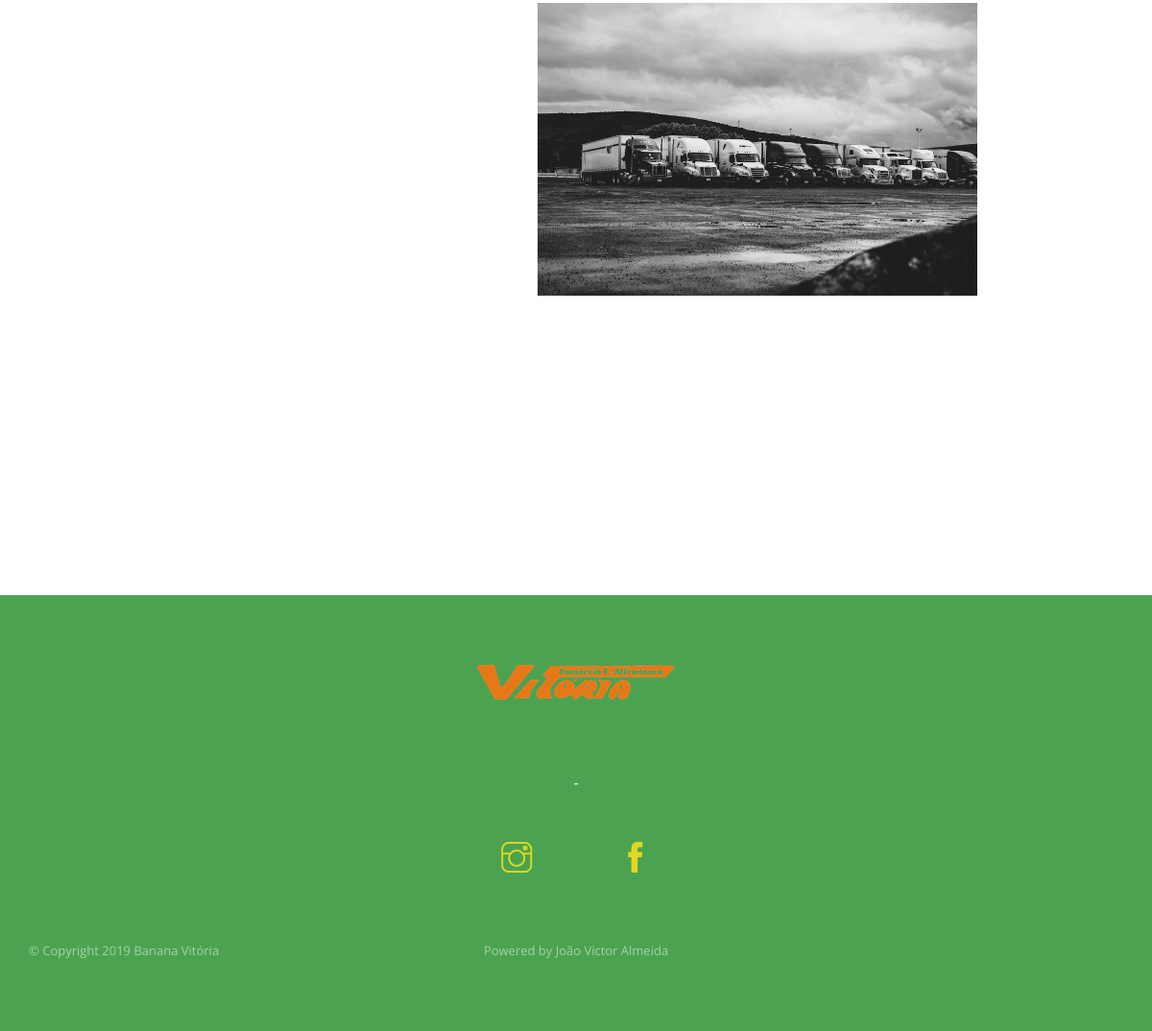
The app's page /nossafrota (lower part), older data.
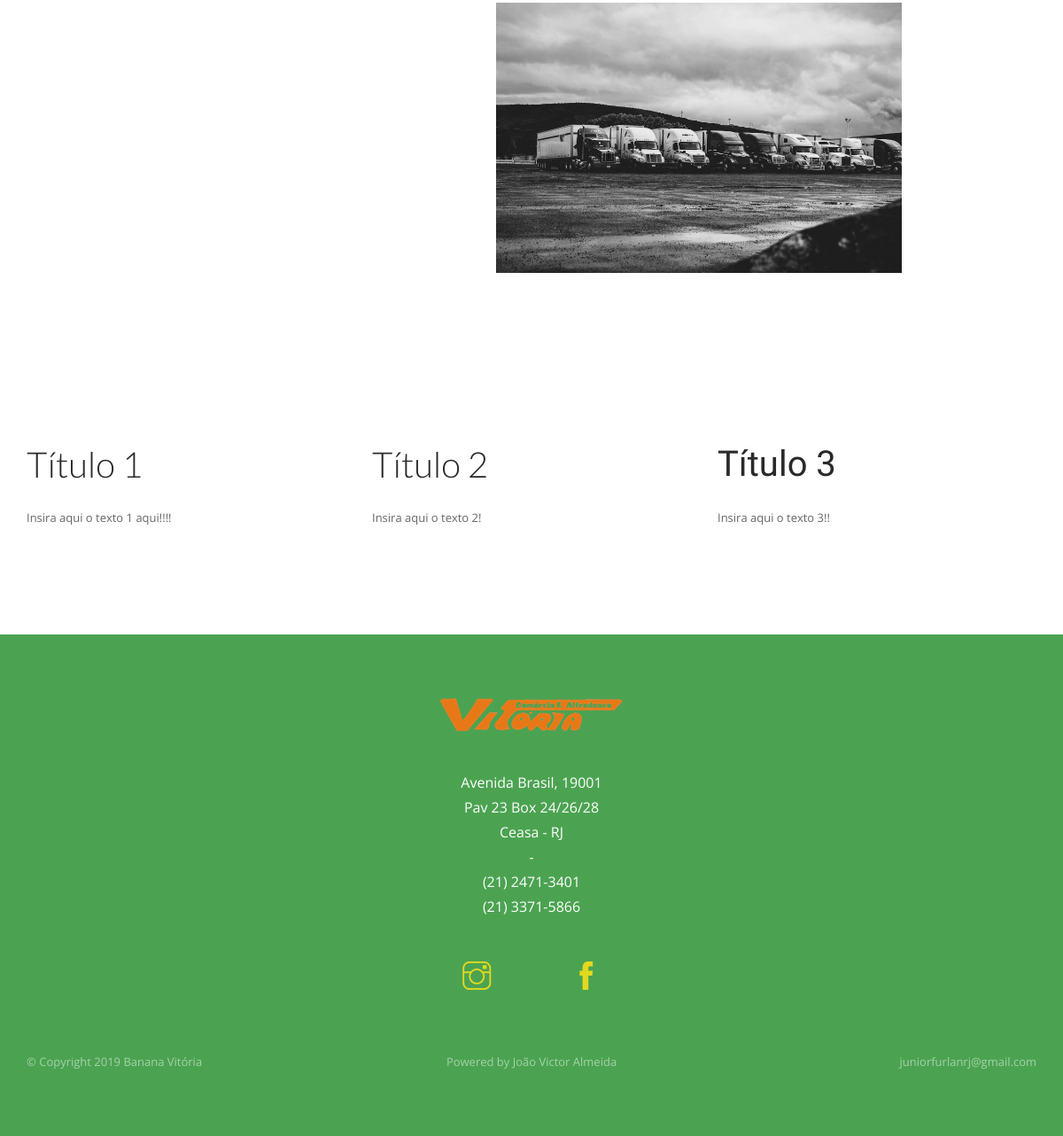
The same page, newer data.
### website/models.py (models this page shows, shortened)
class Content(models.Model):
    page = models.ForeignKey(Page, on_delete=models.PROTECT, verbose_name="Página", related_name="contents")
    key = models.CharField("Nome", max_length=255)
    text = models.TextField("Texto", null=True, blank=True)
    created_at = models.DateTimeField("Criado em", auto_now=False, auto_now_add=True)
    updated_at = models.DateTimeField("Atualizado em", auto_now=True, auto_now_add=False)
    class Meta:
        verbose_name = 'Conteúdo'
        verbose_name_plural = 'Conteúdos'
        ordering = ['id',]

### website/views.py (the view)
# urls.py: path('nossafrota', views.FleetView.as_view(), name='fleet'),
class FleetView(TemplateView):
    template_name = "fleet.html"
    def get_context_data(self, **kwargs):
        context = super(FleetView, self).get_context_data(**kwargs)
        content = {}
        for c in Content.objects.all():
            content[c.key.lower().replace(" ", "_")] = c.text
        context['content'] = content
        return context

### website/templates/fleet.html (shortened to what this page needs)
{% extends "base.html" %}
{% block content %}
	{% load static %}
	<div class="main-container">
		<section>
			<div class="container">
				<div class="row">
					<div class="col-sm-5">
						<img class="col-md-pull-4 relative" alt="Pic" src="{% static 'img/trucks.jpg' %}">
					</div>
				</div>
			</div>
		</section>
		<section>
			<div class="container">
				<div class="row">
					<div class="col-sm-4">
						<h2 class="number">{{ content.frota_titulo1 }}</h2>
						<p>{{ content.frota_texto1 }}</p>
					</div>
					<div class="col-sm-4">
						<h2 class="number">{{ content.frota_titulo2 }}</h2>
						<p>{{ content.frota_texto2 }}</p>
					</div>
					<div class="col-sm-4">
						<h2>{{ content.frota_titulo3 }}</h2>
						<p>{{ content.frota_texto3 }}</p>
					</div>
				</div>
			</div>
		</section>
	</div>
{% endblock %}

### website/templates/base.html (shortened to what this page needs)
<!DOCTYPE html>
<html lang="pt-br">
    <head>
        <link rel="stylesheet" href="https://use.fontawesome.com/releases/v5.7.1/css/all.css">
        {% load static %}
        <link href="{% static 'css/bootstrap.min.css' %}" rel="stylesheet" type="text/css" media="all" />
        <link href="{% static 'css/themify-icons.css' %}" rel="stylesheet" type="text/css" media="all" />
        <link href="{% static 'css/theme-offyellow.css' %}" rel="stylesheet" type="text/css" media="all" />
        <link href="{% static 'css/flexslider.css' %}" rel="stylesheet" type="text/css" media="all" />
    </head>
    <body>
        <div class="main-container">
            {% block content %}{% endblock %}
            {% block footer %}
                <footer class="footer-2 bg-primary">
                    <div class="container">
                        <div class="row">
                            <div class="col-md-6 col-md-offset-3 col-sm-8 col-sm-offset-2 text-center mb64 mb-xs-24">
                                <a href="{% url 'home' %}">
                                    <img alt="Logo" class="image-xs mb16" src="{% static 'img/logo-small.png' %}">
                                </a>
                                <p style="white-space: pre-wrap;" class="lead mb48 mb-xs-16"><br>{{ content.endereco }}<br>-<br>{{ content.telefone }}</p>
                                <ul class="list-inline social-list spread-children">
                                    <li><a href="{{ content.instagram }}" target="_blank"><i class="icon icon-sm ti-instagram"></i></a></li>
                                    <li><a href="{{ content.facebook }}" target="_blank"><i class="icon icon-sm ti-facebook"></i></a></li>
                                </ul>
                            </div>
                        </div>
                        <div class="row fade-half">
                            <div class="col-sm-4 text-center-xs">
                                <span>© Copyright 2019 Banana Vitória</span>
                            </div>
                            <div class="col-sm-4 text-center hidden-xs">
                                <span>Powered by João Victor Almeida</span>
                            </div>
                            <div class="col-sm-4 text-right hidden-xs">
                                <span>{{ content.email }}</span>
                            </div>
                        </div>
                    </div>
                </footer>
            {% endblock %}
        </div>
    </body>
</html>

Row changes from the older to the newer data that the page shows:
added Content: frota_titulo1 "Título 1"
added Content: frota_texto1 "Insira aqui o texto 1 aqui!!!!"
added Content: frota_titulo2 "Título 2"
added Content: frota_texto2 "Insira aqui o texto 2!"
added Content: frota_titulo3 "Título 3"
added Content: frota_texto3 "Insira aqui o texto 3!!"
added Content: endereco "Avenida Brasil, 19001 Pav 23 Box 24/26/28 Ceasa - RJ"
added Content: telefone "(21) 2471-3401 (21) 3371-5866"
added Content: email "juniorfurlanrj@gmail.com"
